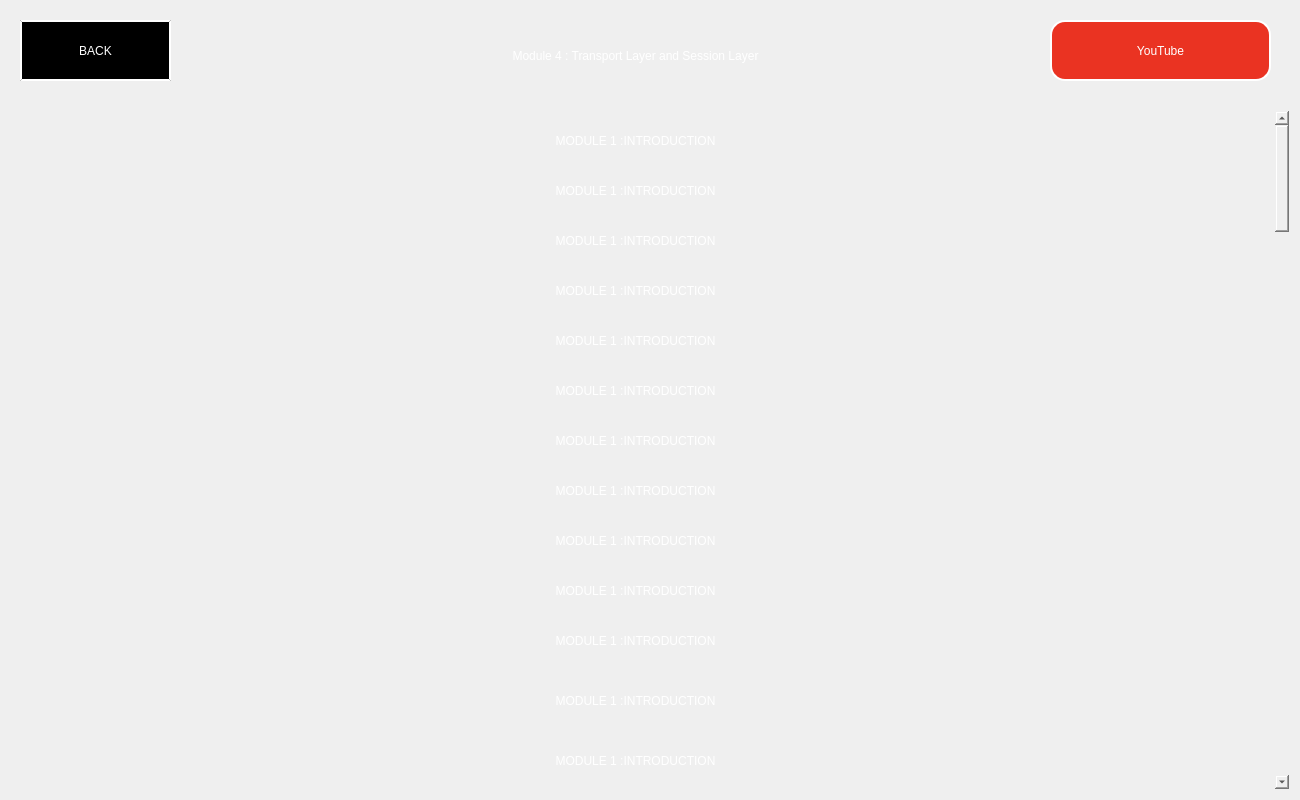
<?xml version="1.0" encoding="UTF-8"?>
<ui version="4.0">
 <class>MainWindow</class>
 <widget class="QMainWindow" name="MainWindow">
  <property name="geometry">
   <rect>
    <x>0</x>
    <y>0</y>
    <width>1300</width>
    <height>800</height>
   </rect>
  </property>
  <property name="minimumSize">
   <size>
    <width>1300</width>
    <height>800</height>
   </size>
  </property>
  <property name="windowTitle">
   <string>DARN IT</string>
  </property>
  <property name="windowIcon">
   <iconset>
    <normaloff>pictures/icon.png</normaloff>pictures/icon.png</iconset>
  </property>
  <property name="styleSheet">
   <string notr="true"/>
  </property>
  <widget class="QWidget" name="centralwidget">
   <widget class="QLabel" name="title">
    <property name="geometry">
     <rect>
      <x>300</x>
      <y>20</y>
      <width>671</width>
      <height>71</height>
     </rect>
    </property>
    <property name="styleSheet">
     <string notr="true">color: rgb(255, 255, 255);
font: 20pt &quot;Artifakt Element&quot;;
background : transparent;</string>
    </property>
    <property name="text">
     <string>Module 4 : Transport Layer and Session Layer</string>
    </property>
    <property name="alignment">
     <set>Qt::AlignCenter</set>
    </property>
   </widget>
   <widget class="QPushButton" name="back">
    <property name="geometry">
     <rect>
      <x>20</x>
      <y>20</y>
      <width>151</width>
      <height>61</height>
     </rect>
    </property>
    <property name="styleSheet">
     <string notr="true">background-color: rgb(0, 0, 0);
color: rgb(255, 255, 255);
font: 14pt &quot;Artifakt Element&quot;;
border : outset ;
border-width : 2px;
border-color: rgb(255, 255, 255);</string>
    </property>
    <property name="text">
     <string>BACK</string>
    </property>
   </widget>
   <widget class="QScrollArea" name="scrollArea">
    <property name="geometry">
     <rect>
      <x>10</x>
      <y>110</y>
      <width>1280</width>
      <height>680</height>
     </rect>
    </property>
    <property name="minimumSize">
     <size>
      <width>1280</width>
      <height>680</height>
     </size>
    </property>
    <property name="styleSheet">
     <string notr="true">background : transparent;</string>
    </property>
    <property name="verticalScrollBarPolicy">
     <enum>Qt::ScrollBarAlwaysOn</enum>
    </property>
    <property name="horizontalScrollBarPolicy">
     <enum>Qt::ScrollBarAlwaysOff</enum>
    </property>
    <property name="widgetResizable">
     <bool>true</bool>
    </property>
    <widget class="QWidget" name="scrollAreaWidgetContents_2">
     <property name="geometry">
      <rect>
       <x>0</x>
       <y>0</y>
       <width>1257</width>
       <height>5018</height>
      </rect>
     </property>
     <layout class="QVBoxLayout" name="verticalLayout">
      <item>
       <widget class="QFrame" name="frame">
        <property name="minimumSize">
         <size>
          <width>0</width>
          <height>5000</height>
         </size>
        </property>
        <property name="styleSheet">
         <string notr="true">background : transparent;</string>
        </property>
        <property name="frameShape">
         <enum>QFrame::StyledPanel</enum>
        </property>
        <property name="frameShadow">
         <enum>QFrame::Raised</enum>
        </property>
        <widget class="QLabel" name="label_2">
         <property name="geometry">
          <rect>
           <x>0</x>
           <y>0</y>
           <width>1231</width>
           <height>42</height>
          </rect>
         </property>
         <property name="styleSheet">
          <string notr="true">color: rgb(255, 255, 255);
font: 22pt &quot;Artifakt Element&quot;;
background : transparent;</string>
         </property>
         <property name="text">
          <string>MODULE 1 :INTRODUCTION</string>
         </property>
         <property name="alignment">
          <set>Qt::AlignCenter</set>
         </property>
        </widget>
        <widget class="QLabel" name="label_3">
         <property name="geometry">
          <rect>
           <x>0</x>
           <y>50</y>
           <width>1231</width>
           <height>42</height>
          </rect>
         </property>
         <property name="styleSheet">
          <string notr="true">color: rgb(255, 255, 255);
font: 22pt &quot;Artifakt Element&quot;;
background : transparent;</string>
         </property>
         <property name="text">
          <string>MODULE 1 :INTRODUCTION</string>
         </property>
         <property name="alignment">
          <set>Qt::AlignCenter</set>
         </property>
        </widget>
        <widget class="QLabel" name="label_4">
         <property name="geometry">
          <rect>
           <x>0</x>
           <y>100</y>
           <width>1231</width>
           <height>42</height>
          </rect>
         </property>
         <property name="styleSheet">
          <string notr="true">color: rgb(255, 255, 255);
font: 22pt &quot;Artifakt Element&quot;;
background : transparent;</string>
         </property>
         <property name="text">
          <string>MODULE 1 :INTRODUCTION</string>
         </property>
         <property name="alignment">
          <set>Qt::AlignCenter</set>
         </property>
        </widget>
        <widget class="QLabel" name="label_5">
         <property name="geometry">
          <rect>
           <x>0</x>
           <y>150</y>
           <width>1231</width>
           <height>42</height>
          </rect>
         </property>
         <property name="styleSheet">
          <string notr="true">color: rgb(255, 255, 255);
font: 22pt &quot;Artifakt Element&quot;;
background : transparent;</string>
         </property>
         <property name="text">
          <string>MODULE 1 :INTRODUCTION</string>
         </property>
         <property name="alignment">
          <set>Qt::AlignCenter</set>
         </property>
        </widget>
        <widget class="QLabel" name="label_6">
         <property name="geometry">
          <rect>
           <x>0</x>
           <y>200</y>
           <width>1231</width>
           <height>42</height>
          </rect>
         </property>
         <property name="styleSheet">
          <string notr="true">color: rgb(255, 255, 255);
font: 22pt &quot;Artifakt Element&quot;;
background : transparent;</string>
         </property>
         <property name="text">
          <string>MODULE 1 :INTRODUCTION</string>
         </property>
         <property name="alignment">
          <set>Qt::AlignCenter</set>
         </property>
        </widget>
        <widget class="QLabel" name="label_7">
         <property name="geometry">
          <rect>
           <x>0</x>
           <y>250</y>
           <width>1231</width>
           <height>42</height>
          </rect>
         </property>
         <property name="styleSheet">
          <string notr="true">color: rgb(255, 255, 255);
font: 22pt &quot;Artifakt Element&quot;;
background : transparent;</string>
         </property>
         <property name="text">
          <string>MODULE 1 :INTRODUCTION</string>
         </property>
         <property name="alignment">
          <set>Qt::AlignCenter</set>
         </property>
        </widget>
        <widget class="QLabel" name="label_8">
         <property name="geometry">
          <rect>
           <x>0</x>
           <y>300</y>
           <width>1231</width>
           <height>42</height>
          </rect>
         </property>
         <property name="styleSheet">
          <string notr="true">color: rgb(255, 255, 255);
font: 22pt &quot;Artifakt Element&quot;;
background : transparent;</string>
         </property>
         <property name="text">
          <string>MODULE 1 :INTRODUCTION</string>
         </property>
         <property name="alignment">
          <set>Qt::AlignCenter</set>
         </property>
        </widget>
        <widget class="QLabel" name="label_9">
         <property name="geometry">
          <rect>
           <x>0</x>
           <y>350</y>
           <width>1231</width>
           <height>42</height>
          </rect>
         </property>
         <property name="styleSheet">
          <string notr="true">color: rgb(255, 255, 255);
font: 22pt &quot;Artifakt Element&quot;;
background : transparent;</string>
         </property>
         <property name="text">
          <string>MODULE 1 :INTRODUCTION</string>
         </property>
         <property name="alignment">
          <set>Qt::AlignCenter</set>
         </property>
        </widget>
        <widget class="QLabel" name="label_10">
         <property name="geometry">
          <rect>
           <x>0</x>
           <y>400</y>
           <width>1231</width>
           <height>42</height>
          </rect>
         </property>
         <property name="styleSheet">
          <string notr="true">color: rgb(255, 255, 255);
font: 22pt &quot;Artifakt Element&quot;;
background : transparent;</string>
         </property>
         <property name="text">
          <string>MODULE 1 :INTRODUCTION</string>
         </property>
         <property name="alignment">
          <set>Qt::AlignCenter</set>
         </property>
        </widget>
        <widget class="QLabel" name="label_11">
         <property name="geometry">
          <rect>
           <x>0</x>
           <y>450</y>
           <width>1231</width>
           <height>42</height>
          </rect>
         </property>
         <property name="styleSheet">
          <string notr="true">color: rgb(255, 255, 255);
font: 22pt &quot;Artifakt Element&quot;;
background : transparent;</string>
         </property>
         <property name="text">
          <string>MODULE 1 :INTRODUCTION</string>
         </property>
         <property name="alignment">
          <set>Qt::AlignCenter</set>
         </property>
        </widget>
        <widget class="QLabel" name="label_12">
         <property name="geometry">
          <rect>
           <x>0</x>
           <y>500</y>
           <width>1231</width>
           <height>42</height>
          </rect>
         </property>
         <property name="styleSheet">
          <string notr="true">color: rgb(255, 255, 255);
font: 22pt &quot;Artifakt Element&quot;;
background : transparent;</string>
         </property>
         <property name="text">
          <string>MODULE 1 :INTRODUCTION</string>
         </property>
         <property name="alignment">
          <set>Qt::AlignCenter</set>
         </property>
        </widget>
        <widget class="QLabel" name="label_13">
         <property name="geometry">
          <rect>
           <x>0</x>
           <y>560</y>
           <width>1231</width>
           <height>42</height>
          </rect>
         </property>
         <property name="styleSheet">
          <string notr="true">color: rgb(255, 255, 255);
font: 22pt &quot;Artifakt Element&quot;;
background : transparent;</string>
         </property>
         <property name="text">
          <string>MODULE 1 :INTRODUCTION</string>
         </property>
         <property name="alignment">
          <set>Qt::AlignCenter</set>
         </property>
        </widget>
        <widget class="QLabel" name="label_14">
         <property name="geometry">
          <rect>
           <x>0</x>
           <y>620</y>
           <width>1231</width>
           <height>42</height>
          </rect>
         </property>
         <property name="styleSheet">
          <string notr="true">color: rgb(255, 255, 255);
font: 22pt &quot;Artifakt Element&quot;;
background : transparent;</string>
         </property>
         <property name="text">
          <string>MODULE 1 :INTRODUCTION</string>
         </property>
         <property name="alignment">
          <set>Qt::AlignCenter</set>
         </property>
        </widget>
        <widget class="QLabel" name="label_15">
         <property name="geometry">
          <rect>
           <x>0</x>
           <y>670</y>
           <width>1231</width>
           <height>42</height>
          </rect>
         </property>
         <property name="styleSheet">
          <string notr="true">color: rgb(255, 255, 255);
font: 22pt &quot;Artifakt Element&quot;;
background : transparent;</string>
         </property>
         <property name="text">
          <string>MODULE 1 :INTRODUCTION</string>
         </property>
         <property name="alignment">
          <set>Qt::AlignCenter</set>
         </property>
        </widget>
        <widget class="QLabel" name="label_16">
         <property name="geometry">
          <rect>
           <x>0</x>
           <y>720</y>
           <width>1231</width>
           <height>42</height>
          </rect>
         </property>
         <property name="styleSheet">
          <string notr="true">color: rgb(255, 255, 255);
font: 22pt &quot;Artifakt Element&quot;;
background : transparent;</string>
         </property>
         <property name="text">
          <string>MODULE 1 :INTRODUCTION</string>
         </property>
         <property name="alignment">
          <set>Qt::AlignCenter</set>
         </property>
        </widget>
        <widget class="QLabel" name="label_17">
         <property name="geometry">
          <rect>
           <x>0</x>
           <y>770</y>
           <width>1231</width>
           <height>42</height>
          </rect>
         </property>
         <property name="styleSheet">
          <string notr="true">color: rgb(255, 255, 255);
font: 22pt &quot;Artifakt Element&quot;;
background : transparent;</string>
         </property>
         <property name="text">
          <string>MODULE 1 :INTRODUCTION</string>
         </property>
         <property name="alignment">
          <set>Qt::AlignCenter</set>
         </property>
        </widget>
        <widget class="QLabel" name="label_18">
         <property name="geometry">
          <rect>
           <x>0</x>
           <y>830</y>
           <width>1231</width>
           <height>42</height>
          </rect>
         </property>
         <property name="styleSheet">
          <string notr="true">color: rgb(255, 255, 255);
font: 22pt &quot;Artifakt Element&quot;;
background : transparent;</string>
         </property>
         <property name="text">
          <string>MODULE 1 :INTRODUCTION</string>
         </property>
         <property name="alignment">
          <set>Qt::AlignCenter</set>
         </property>
        </widget>
       </widget>
      </item>
     </layout>
    </widget>
   </widget>
   <widget class="QPushButton" name="yt">
    <property name="geometry">
     <rect>
      <x>1050</x>
      <y>20</y>
      <width>221</width>
      <height>61</height>
     </rect>
    </property>
    <property name="styleSheet">
     <string notr="true">background-color:rgb(234, 51, 34);
color:rgb(255, 255, 255);
font: 14pt &quot;Artifakt Element&quot;;
border : outset ;
border-width : 2px;
border-color: rgb(255, 255, 255);
border-radius : 15px</string>
    </property>
    <property name="text">
     <string>YouTube</string>
    </property>
   </widget>
   <widget class="QLabel" name="label_19">
    <property name="geometry">
     <rect>
      <x>0</x>
      <y>0</y>
      <width>1300</width>
      <height>800</height>
     </rect>
    </property>
    <property name="text">
     <string/>
    </property>
    <property name="pixmap">
     <pixmap>pictures/try2-dark-stripes-background-elegant-design-wallpapers_518299-1505.jpg</pixmap>
    </property>
   </widget>
   <zorder>label_19</zorder>
   <zorder>title</zorder>
   <zorder>back</zorder>
   <zorder>scrollArea</zorder>
   <zorder>yt</zorder>
  </widget>
 </widget>
 <resources>
  <include location="../pictures/source1.qrc"/>
 </resources>
 <connections/>
</ui>
